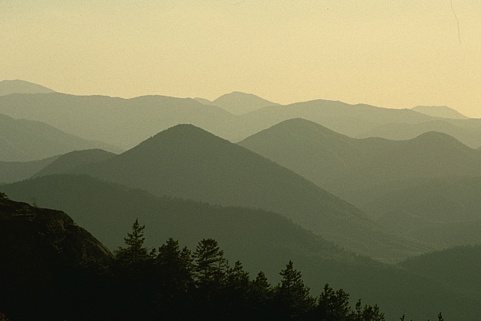
#> input picture imagenes/mountains.jpg, 481 x 321 px
$ jupyter execute convolucion_ruido_filtro.ipynb
#> lines starting #> are read from the running program, lines starting #| are printed output that depends on the picture
# Convoluciones, ruido y filtrado

[cell 1]
import cv2
import matplotlib.pyplot as plt
import numpy as np
import math

## $$G(x,y)=\sum_{i=-k}^{k}\sum_{j=-k}^{k}I(x+i,y+j)*w(k+i, k+j)$$

Donde k es el radio del kernel de convolución $w$, cuyo tamaño es cuadrado e **impar**.

[cell 2]
def img_read(filename, mode = 'color'):
    if(mode == 'color'):
        return cv2.cvtColor(cv2.imread(filename),cv2.COLOR_BGR2RGB)
    elif(mode=='grayscale' or mode=='greyscale' or mode == 'gray' or mode == 'grey'):
        return cv2.imread(filename, cv2.IMREAD_GRAYSCALE)
    else:
        return None

[cell 3]
img = np.array([[255,255,255],
              [255,0,100],
              [0,255,255]], dtype=np.uint8)

x = 1
y = 1

w = np.array([[1/9,1/9,1/9],
              [1/9,1/9,1/9],
              [1/9,1/9,1/9]], dtype=np.float64)

k = 1 # El radio del kernel

res = np.zeros(img.shape, dtype=np.float64)

for i in range(-k, k+1):
    for j in range(-k, k+1):
        res[1][1] += img[x+i][y+j] * w[k+i][k+j]

res = res.astype(np.uint8)

print("El resultado de aplicar la convolución en img(1,1) es:", res[1][1])

fig, axs = plt.subplots(1,2, figsize=(15, 15))

axs[0].set_title('Imagen original')
axs[0].imshow(img, cmap="gray", vmin=0, vmax=255)

axs[1].set_title('Imagen convolucionada en 1,1')
axs[1].imshow(res, cmap="gray", vmin=0, vmax=255)
plt.show()
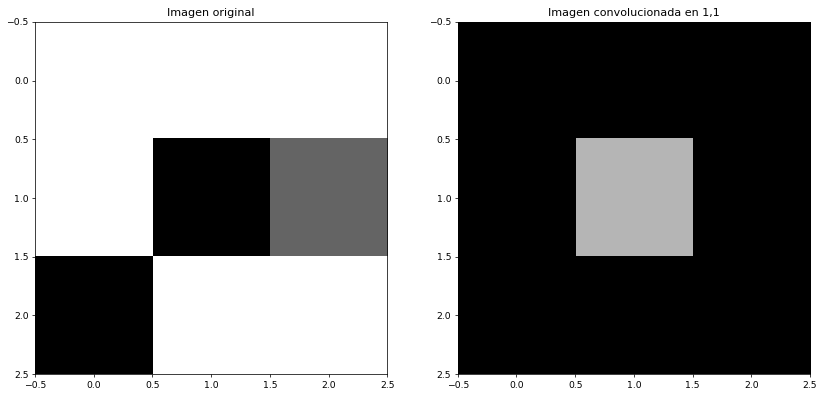
#> figure drawn by matplotlib, 2 panels
#> in img_read, `return cv2.imread(filename, cv2.IMREAD_GRAYSCALE)`:
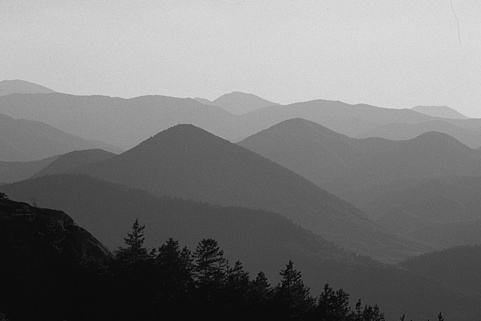
#> returned value: shape (321, 481); min 4, max 222, mean 121.3

[cell 4]
def make_kernel(size):
    kernel = np.ones((size,size),dtype=np.float64)
    r = math.floor(size/2)
    return (r,kernel/(size**2))

def apply_kernel(img, res, x, y, kernel, r):
    for i in range(-r, r+1):
        for j in range(-r, r+1):
            # Esto funciona porque los arreglos/listas son pasados por referencia
            res[x][y] += img[x+i][y+j] * kernel[r+i][r+j]

img = img_read('imagenes/mountains.jpg', 'gray')
k_size = 9

r, kernel = make_kernel(k_size)
img_convolucionada = np.zeros(img.shape, dtype=np.float64)

for i in range(r,img.shape[0]-r):
    for j in range(r, img.shape[1]-r):
        apply_kernel(img, img_convolucionada, i, j, kernel, r)

res = res.astype(np.uint8)

fig, axs = plt.subplots(1,2, figsize=(15, 15))

axs[0].set_title('Imagen original')
axs[0].imshow(img, cmap="gray", vmin=0, vmax=255)

axs[1].set_title('Imagen convolucionada')
axs[1].imshow(img_convolucionada, cmap="gray", vmin=0, vmax=255)
plt.show()
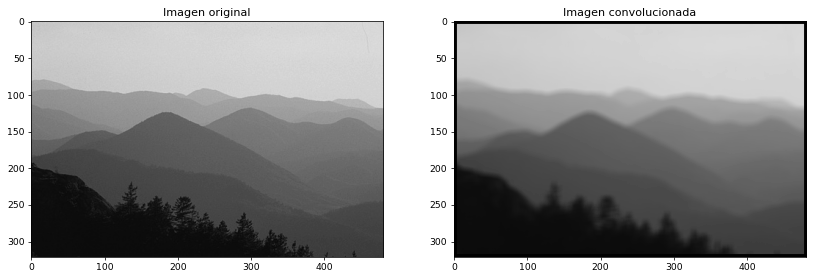
#> figure drawn by matplotlib, 2 panels

[cell 5]
# Porque funciona lo anterior
def change(casa):
    casa[3] = 'AAA'

hola = [0,1,2,3,4,5,6,7,8,9]
print(hola)
change(hola)
hola

[cell 6]
img = img_read('imagenes/mountains.jpg', 'color')

b_sz = 400

replicate = cv2.copyMakeBorder(img,b_sz,b_sz,b_sz,b_sz,cv2.BORDER_REPLICATE)
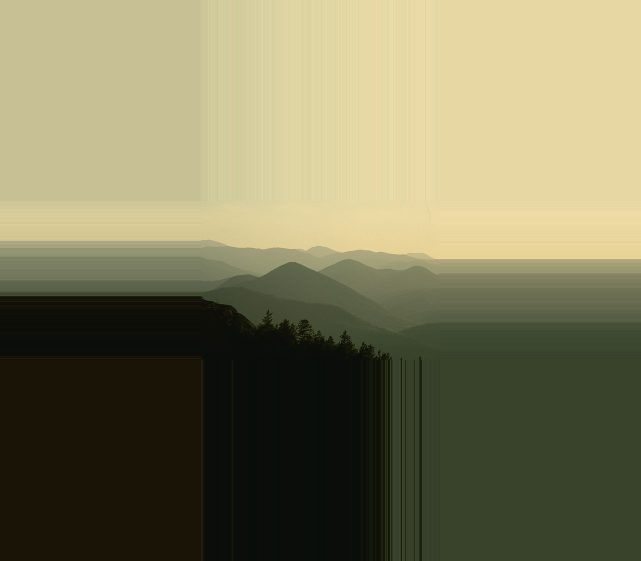
#> replicate: shape (1121, 1281, 3) (shown at 1/2 size); mean R, G, B 125.5, 121.9, 89.9
reflect = cv2.copyMakeBorder(img,b_sz,b_sz,b_sz,b_sz,cv2.BORDER_REFLECT)
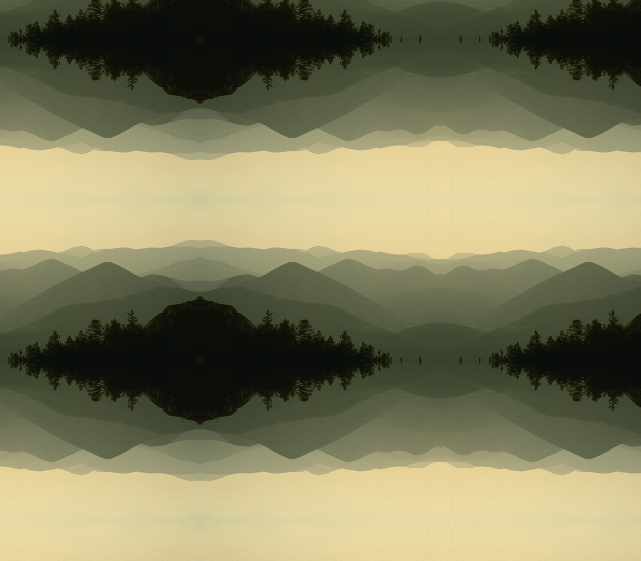
#> reflect: shape (1121, 1281, 3) (shown at 1/2 size); mean R, G, B 127.4, 124.7, 91.9
reflect101 = cv2.copyMakeBorder(img,b_sz,b_sz,b_sz,b_sz,cv2.BORDER_REFLECT_101)
wrap = cv2.copyMakeBorder(img,b_sz,b_sz,b_sz,b_sz,cv2.BORDER_WRAP)
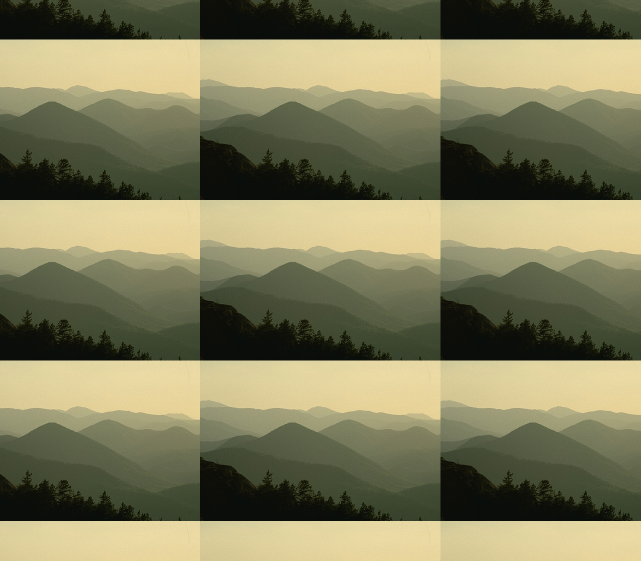
#> wrap: shape (1121, 1281, 3) (shown at 1/2 size); mean R, G, B 127.4, 124.7, 91.9
constant= cv2.copyMakeBorder(img,b_sz,b_sz,b_sz,b_sz,cv2.BORDER_CONSTANT,value=[0,0,0])
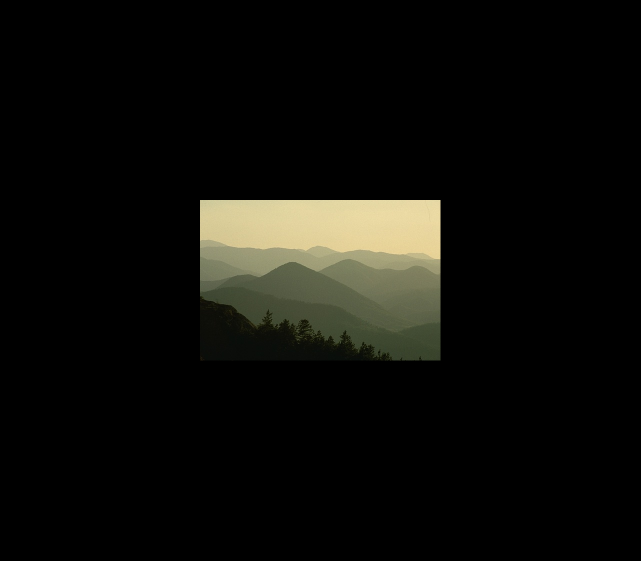
#> constant: shape (1121, 1281, 3) (shown at 1/2 size); mean R, G, B 13.6, 13.4, 9.9

fig = plt.figure(figsize=(12,8))
plt.subplot(231),plt.imshow(img,'gray'),plt.title('ORIGINAL')
plt.subplot(232),plt.imshow(replicate,'gray'),plt.title('REPLICATE')
plt.subplot(233),plt.imshow(reflect,'gray'),plt.title('REFLECT')
plt.subplot(234),plt.imshow(reflect101,'gray'),plt.title('REFLECT_101')
plt.subplot(235),plt.imshow(wrap,'gray'),plt.title('WRAP')
plt.subplot(236),plt.imshow(constant,'gray'),plt.title('CONSTANT')
plt.show()

[cell 7]
img = img_read('imagenes/mountains.jpg', 'color')

k_size = 9
kernel = np.ones((k_size,k_size),np.float64)/(k_size**2)

res = cv2.filter2D(img, ddepth=-1, kernel= kernel, borderType=cv2.BORDER_REPLICATE)

fig = plt.figure(figsize=(20,24))

plt.subplot(1,2,1)
plt.imshow(img,cmap='gray')
plt.title("Imagen Original")

plt.subplot(1,2,2)
plt.imshow(res,cmap='gray')
plt.title("Imagen Salida")
plt.show()

El ruido ***independiente*** puede ser descrito a menudo por un modelo de ruido aditivo, donde la imagen capturada $f(i,j)$ es la suma de la imagen verdadera $s(i,j)$ y el ruido $n(i,j)$. El ruido independiente a menudo tiene media cero y es descrito por su varianza $\sigma^2$. En muchos casos, el ruido aditivo se distribuye equitativamente en el dominio de la frecuencia. Abordaremos este fenómeno en la siguiente unidad.

## $$ f_{i,j} = s_{i,j} + n_{i,j} $$

El ruido ***deterministico*** suele describirse por medio de un modelo de ruido multiplicativo, donde la imagen capturada $f(i,j)$ es el producto de la imagen verdadera y el ruido $n(i,j)$:

## $$ f_{i,j} = s_{i,j} * n_{i,j} $$

## Formas básicas de medir el impacto del ruido

### - Proporción de señal a ruido (SNR: Signal-to-noise ratio)

El impacto del ruido sobre la imagen puede describirse como la proporción de señal a ruido (SNR), que está dada por:

### $$ SNR = \frac{\sigma_{s}^2}{\sigma_{n}^2} = \sqrt{ \frac{ \sigma_{f}^2}{\sigma_{n}^2}   - 1   } $$

Donde $\sigma_{s}^2$ es el ruido de la imagen ideal y $\sigma_{f}^2$ el ruido de la imagen capturada.

### - Error cuadrático medio (MSE: mean squared error)

El error cuadrático medio (MSE) mide el promedio de los errores, es decir, mide el promedio de los cuadrados de los errores. Es decir, mide la diferencia promedio cuadrada entre los valores aproximados y los reales.

### $$ MSE = \frac{ \sum_{i}^{M}{ \sum_{j}^{N}{ \sum_{k}^{C}{ (F_{i,j,k} - S_{i,j,k})^2 }  }  } }{M\cdot N \cdot C} $$

Donde $M$ es la cantidad de filas, $N$ es la cantidad de columnas, y $C$ la cantidad de canales de color.

### - Proporción máxima de señal a ruido (PSNR: Peak Signal-to-Noise Ratio)

La Proporción Máxima de Señal a Ruido o PSNR (del inglés Peak Signal-to-Noise Ratio) es un término utilizado en ingeniería para definir la relación entre la máxima energía posible de una señal y el ruido que afecta a su representación fidedigna. Debido a que muchas señales tienen un gran rango dinámico, el PSNR se expresa generalmente en escala logarítmica, utilizando como unidad el decibelio.

El uso más habitual del PSNR es como medida cuantitativa de la calidad de la reconstrucción en el ámbito de la compresión de imágenes. Para definirla se hace indispensable la formulación del error cuadrático medio.

### $$ PSNR = 20 \cdot \log_{10}{\frac{MAX_I}{\sqrt{MSE}}}  $$

Donde $MAX_I$ denota el máximo valor que puede tomar un píxel en la imagen. Cuando éstos se representan usando $B$ bits por muestra, $MAX_I = 2^B - 1$. En el caso de una imagen de 8 bits, el valor de $MAX_I$ sería 255.

## TIPOS DE RUIDO

### - Ruido Gaussiano

El Ruido Gaussiano (o normal) modela el ruido producido por los circuitos electrónicos o ruido de los sensores por falta de iluminación y/o altas temperaturas. Un ejemplo de este tipo de ruido es el provocado en el revelado de las películas.

El ISO de una cámara también tiene un impacto notorio sobre las imágenes que se toman con esta. Por esto es uno de los parámetros más importantes a registrar al momento de llevar a cabo la adquisición.

[cell 8]
def gaussian_noise(img, std = 0.02):
#> called with std = 100
    mean = 0
    row = img.shape[0]
#> row = 321
    col = img.shape[1]
#> col = 481
    ch =  img.shape[2] if len(img.shape) == 3 else 1
#> ch = 3
    noisy = np.zeros(img.shape, np.float64)
    gauss = np.random.normal(mean,std,(row,col,ch)) if ch > 1 else np.random.normal(mean,std,(row,col))
    gauss = gauss.reshape(row,col,ch)               if ch > 1 else gauss.reshape(row,col)
    noisy =  img + gauss
    noisy[noisy < 0] = 0
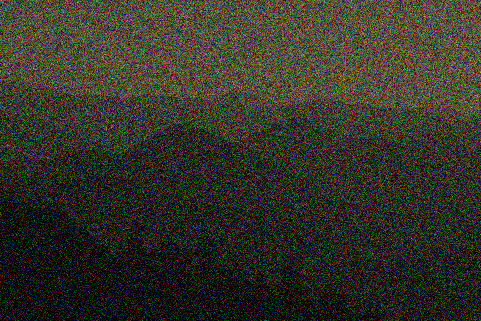
#> noisy: shape (321, 481, 3) float64; mean R, G, B 137.1, 134.6, 105.3; drawn with min black and max white
    noisy[noisy > 255] = 255
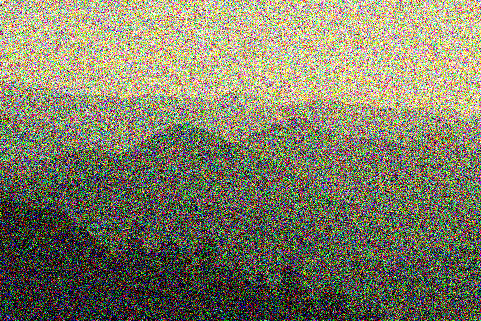
#> noisy: shape (321, 481, 3) float64; mean R, G, B 126.8, 125.9, 101.6
    return noisy

std = 100
img = img_read('imagenes/mountains.jpg', 'color')

res = gaussian_noise(img, std)
res = res.astype(np.uint8)

fig, axs = plt.subplots(1,2, figsize=(15, 15))

axs[0].set_title('Imagen original')
axs[0].imshow(img)

axs[1].set_title('Imagen con ruido gaussiano')
axs[1].imshow(res)
plt.show()

[cell 9]
# :o
num = 5
casa = 'sizas' if num > 5 else 'nada'
casa

### - Ruido impulsivo o de sal y pimienta

El ***Ruido Impulsivo*** (o Sal y Pimienta) se produce normalmente en la cuantificación que se realiza en el proceso de digitalización y es muy común en la transmisión. Los píxeles corrompidos son colocados ya sea como el máximo valor (que luce como nieve en imagenes a escala de grises) o tienen bits individuales cambiados de valor. En algunos casos, los pixeles se establecen de forma alternada como 0 o como el valor máximo, dándole a la imagen una apariencia de 'sal y pimienta'. Los píxeles que no se ven afectados se mantienen igual.
Defectos que contribuyen a este tipo incluyen un CCD defectuoso, que realizará una captura errónea. El ruido normalmente está cuantificado por el porcentaje de píxeles (o sensores) que están corrompidos.

[cell 10]
def sp_noise(img, s_vs_p = 0.5, amount = 0.004):
#> called with s_vs_p = 0.5, amount = 0.1
    noisy = img.copy()

    num_salt = np.ceil(amount * img.size * s_vs_p)
#> num_salt = 7721
    coords = [np.random.randint(0, i - 1, int(num_salt))
              for i in img.shape]
    noisy[coords[0], coords[1]] = 255
    print(coords)
#> (printed output is left out)

    num_pepper = np.ceil(amount* img.size * (1. - s_vs_p))
#> num_pepper = 7721

    coords = [np.random.randint(0, i - 1, int(num_pepper))
              for i in img.shape]
    noisy[coords[0], coords[1]] = 0
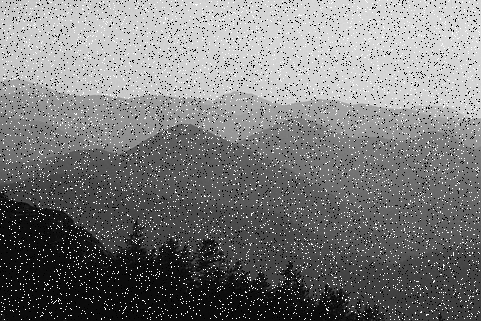
#> noisy: shape (321, 481); min 0, max 255, mean 121.6
    return noisy

s_vs_p = 0.5
amount = 0.1

img = img_read('imagenes/mountains.jpg', 'gray')
res = sp_noise(img, s_vs_p, amount)
res = res.astype(np.uint8)

fig, axs = plt.subplots(1,2, figsize=(15, 15))

axs[0].set_title('Imagen original')
axs[0].imshow(img, cmap="gray", vmin=0, vmax=255)

axs[1].set_title('Imagen con ruido sal y pimienta')
axs[1].imshow(res, cmap="gray", vmin=0, vmax=255)
plt.show()

[cell 11]
img = img_read('imagenes/mountains.jpg', 'gray')
img

[cell 12]
img[[1,2,5,6,3,2,5],[2,0,6,3,4,5,6]]
#> Out = [196, 192, 197, 194, 199, 199, 197]

$ run again, with imagenes/frutas.jpg copied over imagenes/mountains.jpg
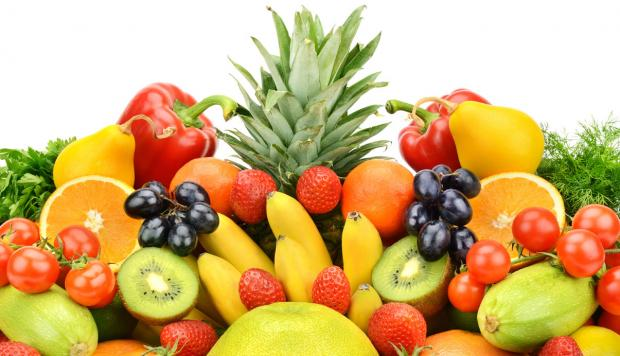
#> input picture imagenes/frutas.jpg, 620 x 356 px
#> (printed output is left out)
#> in sp_noise, `noisy[coords[0], coords[1]] = 0`:
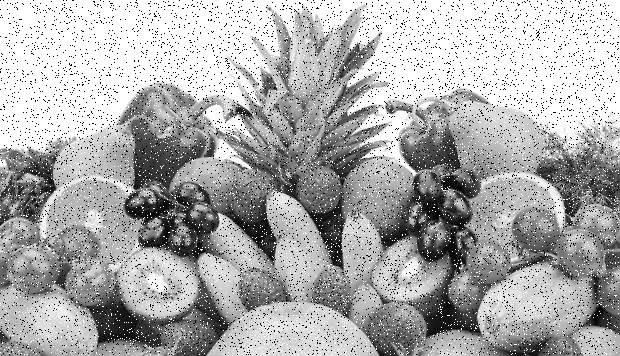
#> noisy: shape (356, 620); min 0, max 255, mean 172.6
#> Out = [255, 255, 255, 255, 255, 255, 255]
